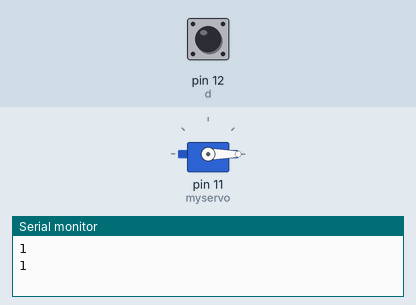
Simulated run of this sketch. Board: Arduino Uno, built with avr-gcc and run on an emulated ATmega328P. On the bench: servo, the last lines printed to the serial monitor. The inputs (shaded band) are chosen by the test bench; at power-on: pin 12 (d) HIGH.

Above: at 2.8 s.
2.9 s: pin 12 (d) pulled LOW for 1.15 s
At 4.01 s:
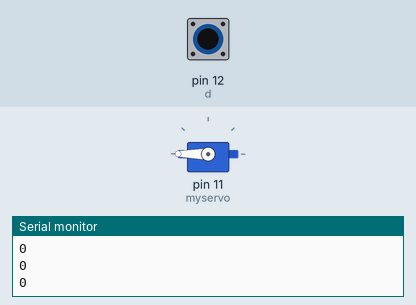
5.5 s: pin 12 (d) pulled LOW for 3.2 s
At 9.2 s:
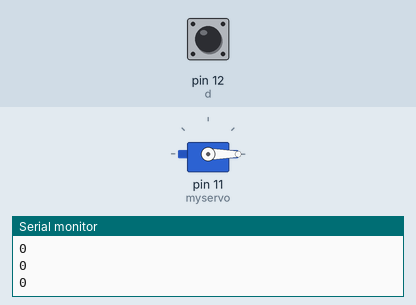
Timing chart, 0 to 10.7 s (numbered marks = the images above; inputs shaded):
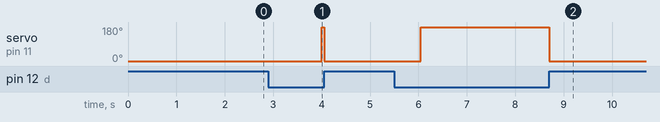

The sketch:

speedbreaker-project-servopart.ino
```cpp
#include <Servo.h>

Servo myservo;  // create servo object to control a servo
// twelve servo objects can be created on most boards

int pos = 0;    // variable to store the servo position
int d = 12;
void setup() {
  myservo.attach(11);  // attaches the servo on pin 9 to the servo object
  pinMode(d,INPUT_PULLUP);
  Serial.begin(9600);

}
void loop() {
  Serial.println(digitalRead(d));
  if(digitalRead(d)==1){
      myservo.write(0);
      delay(2000);
  }
  else{
   myservo.write(180);

  }
// tell servo to go to position in variable 'pos'

//  for (pos = 0; pos <= 180; pos += 1) { // goes from 0 degrees to 180 degrees
//    // in steps of 1 degree
//    myservo.write(pos);              // tell servo to go to position in variable 'pos'
//    delay(15);                       // waits 15 ms for the servo to reach the position
//  }
//  for (pos = 180; pos >= 0; pos -= 1) { // goes from 180 degrees to 0 degrees
//    myservo.write(pos);              // tell servo to go to position in variable 'pos'
//    delay(15);                       // waits 15 ms for the servo to reach the position
//  }
}
```

Measured:
- after the input at 2.9 s, servo on pin 11 (myservo): 0° → 180° after 1.1 s, → 0° 0.05 s later
- after the input at 5.5 s, servo on pin 11 (myservo): 0° → 180° after 0.55 s, → 0° 2.6 s later
